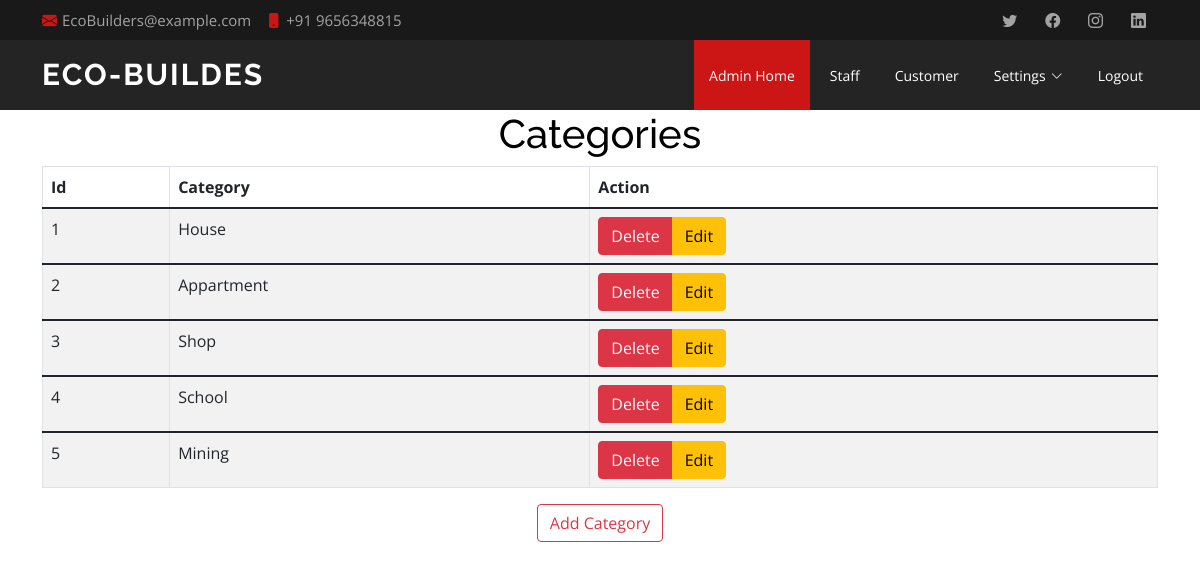
Screenshot of /admin_category_details_view with the database file from the repository.
### myapp/models.py (models this page shows)
class category_master(models.Model):
    category_name = models.CharField(max_length=100)

### myapp/views.py (the view)
# urls.py: path('admin_category_details_view', views.admin_category_details_view, name='admin_category_details_view'),
def admin_category_details_view(request):
    cl = category_master.objects.all()
    context = {'category_list':cl}
    return render(request, './myapp/admin_category_details_view.html',context)

### myapp/templates/myapp/admin_category_details_view.html (shortened to what this page needs)
{% extends 'myapp/admin_base.html' %}
{% load static %}
{% block body %}
<center>
    <h1>Categories</h1>
    <div class="container">
    <form role="form" name="frm" action="" method="post">
        <table class="table table-striped table-bordered tablecenterheadCSS">
            <thead class="thead-dark">
            <tr>
                <th>Id</th>
                <th>Category</th>
                <th>Action</th>
            </tr>
            </thead>
            {% for c_l in category_list %}
            <tbody >
            <tr>
                <td>{{ c_l.id }}</td>
                <td>{{ c_l.category_name}}</td>
                <td>
                    <div class="btn-group">
                    <button type="button" class="btn btn-danger" onclick="location.href='../admin_category_details_delete?id={{ c_l.id }}'">Delete</button>
                    <button type="button" class="btn btn-warning" onclick="location.href='../admin_category_details_edit?id={{ c_l.id }}'">Edit</button>
                    </div>
                </td>
            </tr>
            <tbody>
            {% endfor %}
        </table>
        <button type="button" class="btn btn-outline-danger" onclick="location.href='../admin_category_details_add'">Add Category</button>
    </form>
    </div>
</center>
{% endblock %}

### myapp/static/myapp/assets/css/style.css (style rules this page uses)
body { font-family: "Open Sans", sans-serif; color: #444444; }
h1, h2, h3, h4, h5, h6 { font-family: "Raleway", sans-serif; }

### myapp/templates/myapp/admin_base.html (style rules this page uses)
body { color: black; }
label,h1,h2 { color: black; }

### rows the page displays
category_master: id "1", category_name "House"
category_master: id "2", category_name "Appartment"
category_master: id "3", category_name "Shop"
category_master: id "4", category_name "School"
category_master: id "5", category_name "Mining"
